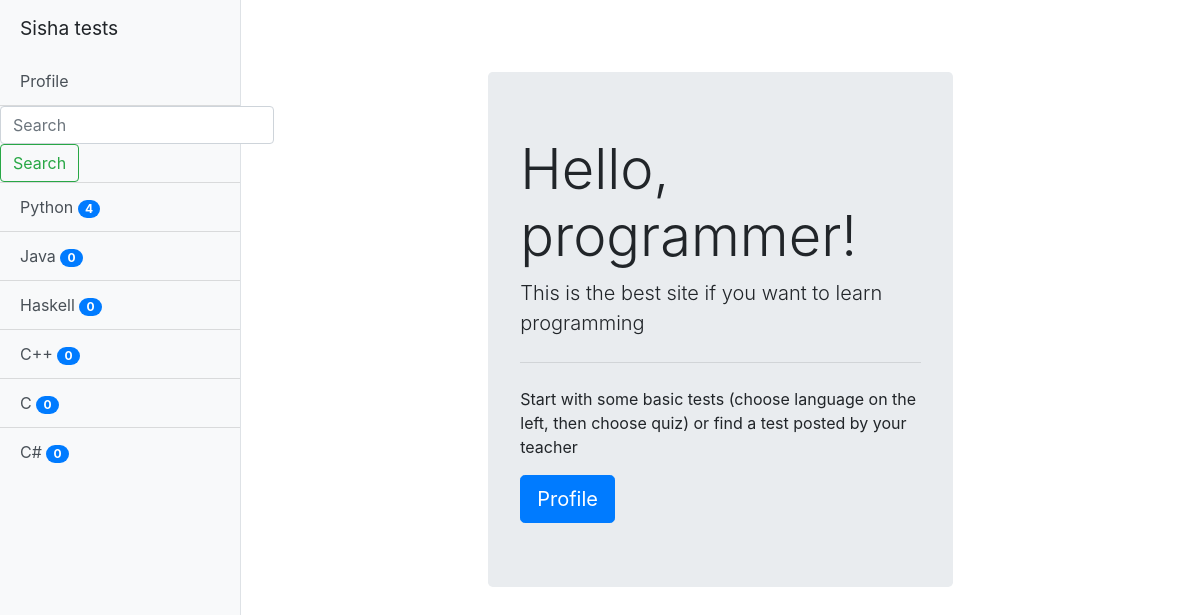
The page /profile/dashboard/ (signed in) on the database its author committed.
### quizzes/models.py (models this page shows, shortened)
class Language(models.Model):
    name = models.CharField(max_length=50, null=False, blank=False, unique=True)

### profiles/views.py (the view)
# urls.py: path('dashboard/', login_required(dashboard), name='dashboard'),
def dashboard(request):
    if request.user.profile.is_admin:
        return redirect('profiles:profile')
    languages = Language.objects.all()
    return render(request, 'profiles/dashboard.html', {'languages': languages})

### templates/profiles/dashboard.html (shortened to what this page needs)
{% extends 'base_with_sidebar.html' %}
{% block sidebar %}
    <div class="bg-light border-right" id="sidebar-wrapper">
      <div class="sidebar-heading">Sisha tests </div>
      <div class="list-group list-group-flush">
        <a href="{% url 'profiles:profile' %}" class="list-group-item list-group-item-action bg-light">Profile</a>
          <form class="form-inline" method="GET" action="{% url 'profiles:dashboard_result' %}">
          <input class="form-control" type="search" placeholder="Search" name="search" aria-label="Search">
                    <button class="btn btn-outline-success" type="submit">Search</button>
            </form>
        {% for language in languages %}
            <a href="{% url 'profiles:dashboard_lang' lang=language.name%}" class="list-group-item list-group-item-action bg-light">{{language.name}} <span class="badge badge-primary badge-pill">{{ language.quizzes.count }}</span></a>
        {% endfor %}
      </div>
    </div>
{% endblock %}
{% block content %}
    <br>
    <br>
    <br>
    <div class="row">
    <div class="col-3"></div>
    <div class="col-6">
    <div class="jumbotron">
      <h1 class="display-4">Hello, programmer!</h1>
      <p class="lead">This is the best site if you want to learn programming</p>
      <hr class="my-4">
      <p>Start with some basic tests (choose language on the left, then choose quiz) or find a test posted by your teacher</p>
      <a class="btn btn-primary btn-lg" href="{% url 'profiles:profile' %}" role="button">Profile</a>
    </div>
        </div>
    <div class="col-3"></div>
    </div>
{% endblock %}

### templates/base_with_sidebar.html (shortened to what this page needs)
{% load static %}
<!DOCTYPE html>
<html lang="en">
<head>
    <link rel="stylesheet" href="https://stackpath.bootstrapcdn.com/bootstrap/4.4.1/css/bootstrap.min.css">
    <link href="{% static 'css/sidebar.css' %}" rel="stylesheet">
</head>
<body>
  <div class="d-flex" id="wrapper">
{% block sidebar %}
 {% endblock %}
  <div id="page-content-wrapper">
    {% block content %}
    {% endblock %}
  </div>
</div>
</body>
</html>

### profiles/static/css/sidebar.css (style rules this page uses)
body { overflow-x: hidden; }
#sidebar-wrapper { min-height: 100vh; margin-left: -50rem; -webkit-transition: margin .25s ease-out; -moz-transition: margin .25s ease-out; -o-transition: margin .25s ease-out; transition: margin .25s ease-out; }
#sidebar-wrapper .sidebar-heading { padding: 0.875rem 1.25rem; font-size: 1.2rem; }
#sidebar-wrapper .list-group { width: 15rem; }
#page-content-wrapper { min-width: 100vw; }
@media (min-width: 768px) { #sidebar-wrapper { margin-left: 0; } }
@media (min-width: 768px) { #page-content-wrapper { min-width: 0; width: 100%; } }

### rows shown on the page
Language: name "Python", quizzes.count "4"
Language: name "Java", quizzes.count "0"
Language: name "Haskell", quizzes.count "0"
Language: name "C++", quizzes.count "0"
Language: name "C", quizzes.count "0"
Language: name "C#", quizzes.count "0"
